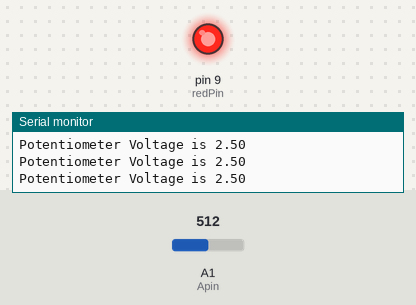
Bench run of a sketch on a simulated Arduino Uno, built with avr-gcc and run on an emulated ATmega328P. Parts: output pins drawn as LEDs (lit = HIGH), the last lines printed to the serial monitor. Inputs (shaded band) come from the test bench; at power-on: A1 (Apin) = 512.

Above: at 1.2 s.
1.3 s: A1 (Apin) set to 606
2.8 s: A1 (Apin) set to 624
At 3.4 s:
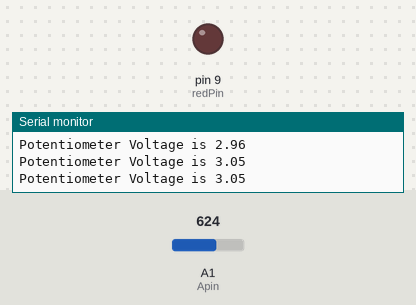
4.5 s: A1 (Apin) set to 511
At 5.7 s:
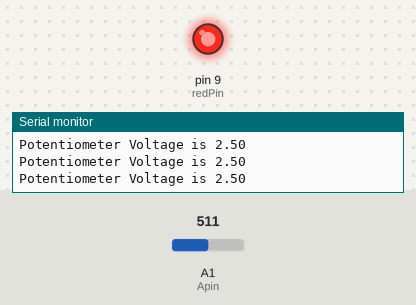
6.0 s: A1 (Apin) set to 716
At 7.2 s:
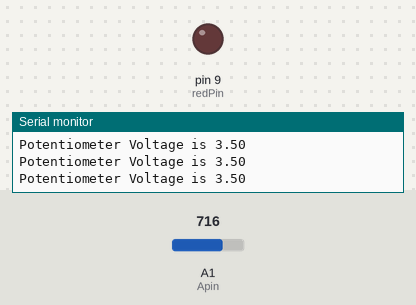
Timing chart, 0 to 8.5 s (numbered marks = the images above; inputs shaded):
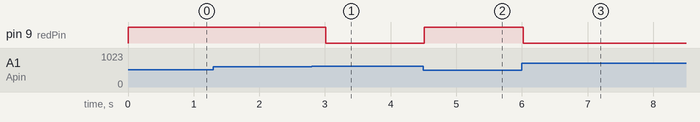

The sketch:

if_else.ino
```cpp
//Turn led on if voltage(using potentiometer) is more than 4 Volts or less than 3 Volts.

int Apin = A1;
int readVal;
float V2;
int t = 250;
int redPin = 9;

void setup() {
  Serial.begin(9600);
  pinMode(Apin,INPUT);
  pinMode(redPin,OUTPUT);

}

void loop() {
  readVal=analogRead(Apin);
  V2 = (5./1023.)*readVal;
  Serial.print("Potentiometer Voltage is ");
  Serial.println(V2);
  if (V2>4.0 || V2<3.0){
    digitalWrite(redPin,HIGH);
  }
  else {
    digitalWrite(redPin,LOW);
  }
  delay(t);

}
```

Measured:
- the behaviour switches between 613 and 614 on A1 (Apin) (found by bisection; images 0 and 1)
- after the input at 2.8 s, pin 9 (redPin): HIGH → LOW after 0.21 s
- after the input at 4.5 s, pin 9 (redPin): LOW → HIGH at once
- after the input at 6.0 s, pin 9 (redPin): HIGH → LOW at once
